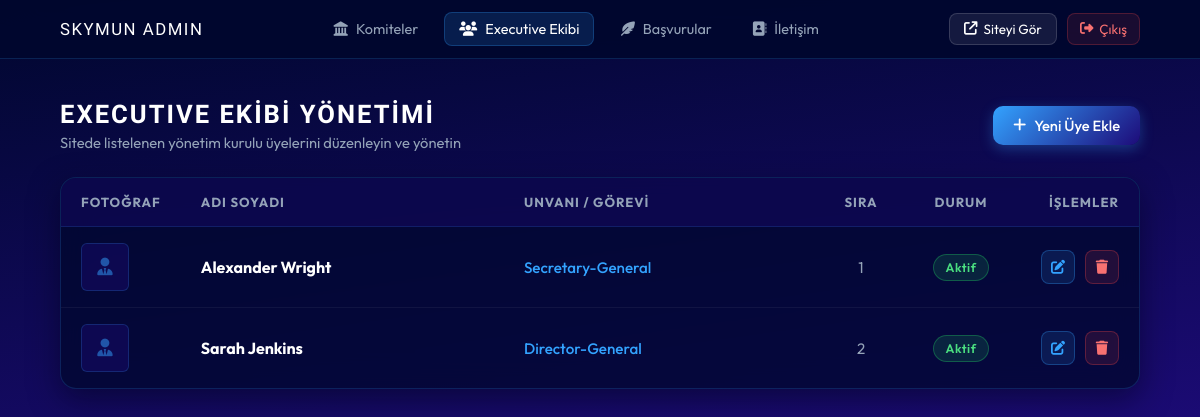
The app's page /admin/executives.php (signed in), older data.
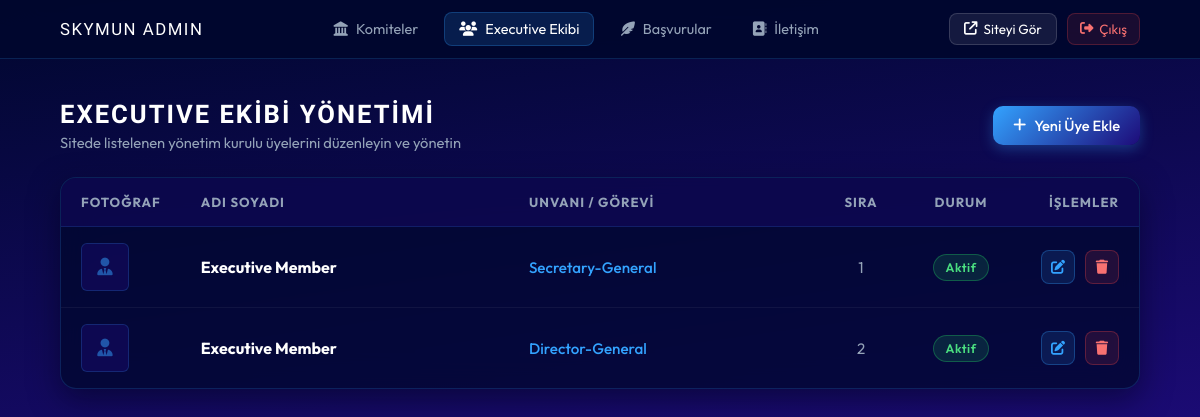
The same page, newer data.
### tables this page shows
CREATE TABLE IF NOT EXISTS `executives` (
  `id` INT(11) NOT NULL AUTO_INCREMENT,
  `name` VARCHAR(150) NOT NULL,
  `title` VARCHAR(150) NOT NULL,
  `image` VARCHAR(255) DEFAULT NULL,
  `status` TINYINT(1) DEFAULT 1,
  `sort_order` INT(11) DEFAULT 0,
  `created_at` TIMESTAMP NOT NULL DEFAULT CURRENT_TIMESTAMP,
  PRIMARY KEY (`id`)
);

### config.php (called while the page is built, shortened)
<?php
$pdo = null;
try {
    $dsn = "mysql:host=" . DB_HOST . ";port=" . DB_PORT . ";dbname=" . DB_NAME . ";charset=" . DB_CHARSET;
    $options = [
        PDO::ATTR_ERRMODE            => PDO::ERRMODE_EXCEPTION,
        PDO::ATTR_DEFAULT_FETCH_MODE => PDO::FETCH_ASSOC,
        PDO::ATTR_EMULATE_PREPARES   => false,
    ];
    $pdo = new PDO($dsn, DB_USER, DB_PASS, $options);
} catch (PDOException $e) {
    $db_error = $e->getMessage();
    try {
        $dsnFallback = "mysql:host=" . DB_HOST . ";port=" . DB_PORT . ";charset=" . DB_CHARSET;
        $pdo = new PDO($dsnFallback, DB_USER, DB_PASS, [
            PDO::ATTR_ERRMODE            => PDO::ERRMODE_EXCEPTION,
            PDO::ATTR_DEFAULT_FETCH_MODE => PDO::FETCH_ASSOC,
            PDO::ATTR_EMULATE_PREPARES   => false,
        ]);
        $pdo->exec("CREATE DATABASE IF NOT EXISTS `" . DB_NAME . "` CHARACTER SET utf8mb4 COLLATE utf8mb4_unicode_ci");
        $pdo->exec("USE `" . DB_NAME . "`");
        $db_error = '';
    } catch (PDOException $eFallback) {
        $db_error = $eFallback->getMessage();
        $pdo = null;
    }
}
function init_skymun_tables() {
    global $pdo, $last_sql_error;
    if ($pdo) {
        try {
            $sql = "CREATE TABLE IF NOT EXISTS `committees` (
                `id` INT AUTO_INCREMENT PRIMARY KEY,
                `title` VARCHAR(255) NOT NULL,
                `short_name` VARCHAR(50) NULL,
                `agenda` TEXT NULL,
                `description` LONGTEXT NULL,
                `cover_image` VARCHAR(255) NULL,
                `study_guide` VARCHAR(255) NULL,
                `member1_name` VARCHAR(150) NULL,
                `member1_title` VARCHAR(150) NULL,
                `member1_image` VARCHAR(255) NULL,
                `member2_name` VARCHAR(150) NULL,
                `member2_title` VARCHAR(150) NULL,
                `member2_image` VARCHAR(255) NULL,
                `member3_name` VARCHAR(150) NULL,
                `member3_title` VARCHAR(150) NULL,
                `member3_image` VARCHAR(255) NULL,
                `status` TINYINT(1) DEFAULT 1,
                `sort_order` INT DEFAULT 0,
                `created_at` TIMESTAMP DEFAULT CURRENT_TIMESTAMP
            ) ENGINE=InnoDB DEFAULT CHARSET=utf8mb4 COLLATE=utf8mb4_unicode_ci;";
            $pdo->exec($sql);
            $sqlExecutives = "CREATE TABLE IF NOT EXISTS `executives` (
                `id` INT AUTO_INCREMENT PRIMARY KEY,
                `name` VARCHAR(150) NOT NULL,
                `title` VARCHAR(150) NOT NULL,
                `image` VARCHAR(255) NULL,
                `status` TINYINT(1) DEFAULT 1,
                `sort_order` INT DEFAULT 0,
                `created_at` TIMESTAMP DEFAULT CURRENT_TIMESTAMP
            ) ENGINE=InnoDB DEFAULT CHARSET=utf8mb4 COLLATE=utf8mb4_unicode_ci;";
            $pdo->exec($sqlExecutives);
            $sqlApplications = "CREATE TABLE IF NOT EXISTS `applications` (
                `id` INT AUTO_INCREMENT PRIMARY KEY,
                `title` VARCHAR(150) NOT NULL,
                `price` VARCHAR(100) NULL,
                `apply_url` VARCHAR(500) NOT NULL,
                `description` TEXT NULL,
                `status` TINYINT(1) DEFAULT 1,
                `sort_order` INT DEFAULT 0,
                `created_at` TIMESTAMP DEFAULT CURRENT_TIMESTAMP
            ) ENGINE=InnoDB DEFAULT CHARSET=utf8mb4 COLLATE=utf8mb4_unicode_ci;";
            $pdo->exec($sqlApplications);
            $sqlContactSettings = "CREATE TABLE IF NOT EXISTS `contact_settings` (
                `id` INT AUTO_INCREMENT PRIMARY KEY,
                `channel_key` VARCHAR(50) UNIQUE NOT NULL,
                `channel_title` VARCHAR(100) NOT NULL,
                `channel_value` VARCHAR(255) NULL,
                `status` TINYINT(1) DEFAULT 1,
                `created_at` TIMESTAMP DEFAULT CURRENT_TIMESTAMP
            ) ENGINE=InnoDB DEFAULT CHARSET=utf8mb4 COLLATE=utf8mb4_unicode_ci;";
            $pdo->exec($sqlContactSettings);
            $pdo->exec("INSERT INTO `contact_settings` (`channel_key`, `channel_title`, `channel_value`, `status`) VALUES
                ('instagram', 'Instagram', '#', 1),
                ('mail', 'E-Mail', 'info@example.com', 1),
                ('phone', 'Phone Support', 'Direct Contacts', 0),
                ('tiktok', 'TikTok', '#', 1)
                ON DUPLICATE KEY UPDATE `channel_title`=VALUES(`channel_title`);");
            $sqlContactPhones = "CREATE TABLE IF NOT EXISTS `contact_phones` (
                `id` INT AUTO_INCREMENT PRIMARY KEY,
                `name` VARCHAR(150) NOT NULL,
                `title` VARCHAR(150) NOT NULL,
                `phone_number` VARCHAR(50) NOT NULL,
                `status` TINYINT(1) DEFAULT 1,
                `sort_order` INT DEFAULT 0,
                `created_at` TIMESTAMP DEFAULT CURRENT_TIMESTAMP
            ) ENGINE=InnoDB DEFAULT CHARSET=utf8mb4 COLLATE=utf8mb4_unicode_ci;";
            $pdo->exec($sqlContactPhones);
            $countCom = $pdo->query("SELECT COUNT(*) FROM `committees`")->fetchColumn();
            $countExec = $pdo->query("SELECT COUNT(*) FROM `executives`")->fetchColumn();
            $countApp = $pdo->query("SELECT COUNT(*) FROM `applications`")->fetchColumn();
        } catch (PDOException $e) {
            $last_sql_error = "Tablo oluşturma hatası: " . $e->getMessage();
            error_log($last_sql_error);
        }
    }
}
function get_all_executives($only_active = false) {
    global $pdo;
    init_skymun_tables();
    try {
        $sql = "SELECT * FROM `executives`";
        $sql .= " ORDER BY `sort_order` ASC, `id` ASC";
        $stmt = $pdo->query($sql);
        return $stmt->fetchAll() ?: [];
    } catch (PDOException $e) {
        error_log("SQL get_all_executives Hatası: " . $e->getMessage());
        return [];
    }
}

### admin/executives.php (the view, shortened to what the changed rows need)
<?php
require_once __DIR__ . '/../config.php';
$executives = get_all_executives(false);
?>
<!DOCTYPE html>
<html lang="tr">
<head>
    <link rel="stylesheet" href="https://cdnjs.cloudflare.com/ajax/libs/font-awesome/6.5.1/css/all.min.css" />
</head>
<body>
<div class="container">
    <div class="page-header">
        <div>
            <h1 class="page-title">EXECUTIVE EKİBİ YÖNETİMİ</h1>
        </div>
    </div>
    <div class="table-card">
        <?php if (empty($executives)): ?>
            <div class="empty-state">
                <i class="fa-solid fa-users-slash"></i>
                <h3>Henüz hiç executive üyesi eklenmemiş.</h3>
                <p style="margin-top:8px;">İlk üyeyi eklemek için yukarıdaki "Yeni Üye Ekle" butonunu kullanabilirsiniz.</p>
            </div>
        <?php else: ?>
            <div class="desktop-table-view">
                <table class="admin-table">
                    <thead>
                        <tr>
                            <th style="width: 70px;">Fotoğraf</th>
                            <th>Adı Soyadı</th>
                            <th>Unvanı / Görevi</th>
                            <th style="width: 80px; text-align: center;">Sıra</th>
                            <th style="width: 120px; text-align: center;">Durum</th>
                            <th style="width: 110px; text-align: right;">İşlemler</th>
                        </tr>
                    </thead>
                    <tbody>
                        <?php foreach ($executives as $ex): ?>
                            <tr>
                                <td>
                                    <?php if (!empty($ex['image']) && file_exists(__DIR__ . '/../' . $ex['image'])): ?>
                                        <img src="../<?= htmlspecialchars($ex['image']) ?>" alt="<?= htmlspecialchars($ex['name']) ?>" class="member-thumb" style="object-position: center 30%;">
                                    <?php else: ?>
                                        <div class="member-thumb-placeholder">
                                            <i class="fa-solid fa-user-tie"></i>
                                        </div>
                                    <?php endif; ?>
                                </td>
                                <td>
                                    <strong style="font-size: 1rem; color: #ffffff;"><?= htmlspecialchars($ex['name']) ?></strong>
                                </td>
                                <td>
                                    <span style="color: var(--color-primary); font-weight: 500;"><?= htmlspecialchars($ex['title']) ?></span>
                                </td>
                                <td style="text-align: center; color: #94a3b8;">
                                    <?= (int)$ex['sort_order'] ?>
                                </td>
                                <td style="text-align: center;">
                                    <a href="?action=toggle&id=<?= $ex['id'] ?>"
                                       class="badge-status <?= $ex['status'] == 1 ? 'badge-active' : 'badge-passive' ?>"
                                       title="Durumu değiştirmek için tıklayın">
                                        <?= $ex['status'] == 1 ? 'Aktif' : 'Pasif' ?>
                                    </a>
                                </td>
                                <td style="text-align: right;">
                                    <div class="actions-cell" style="justify-content: flex-end;">
                                        <a href="executive-edit.php?id=<?= $ex['id'] ?>" class="btn-action btn-edit" title="Düzenle">
                                            <i class="fa-solid fa-pen-to-square"></i>
                                        </a>
                                        <a href="?action=delete&id=<?= $ex['id'] ?>"
                                           class="btn-action btn-delete"
                                           title="Sil"
                                           onclick="return confirm('Bu üyeyi silmek istediğinize emin misiniz?');">
                                            <i class="fa-solid fa-trash"></i>
                                        </a>
                                    </div>
                                </td>
                            </tr>
                        <?php endforeach; ?>
                    </tbody>
                </table>
            </div>
        <?php endif; ?>
    </div>
</div>
</body>
</html>

Row changes from the older to the newer data that the page shows:
changed executives "Secretary-General": name "Alexander Wright" → "Executive Member"
changed executives "Director-General": name "Sarah Jenkins" → "Executive Member"
